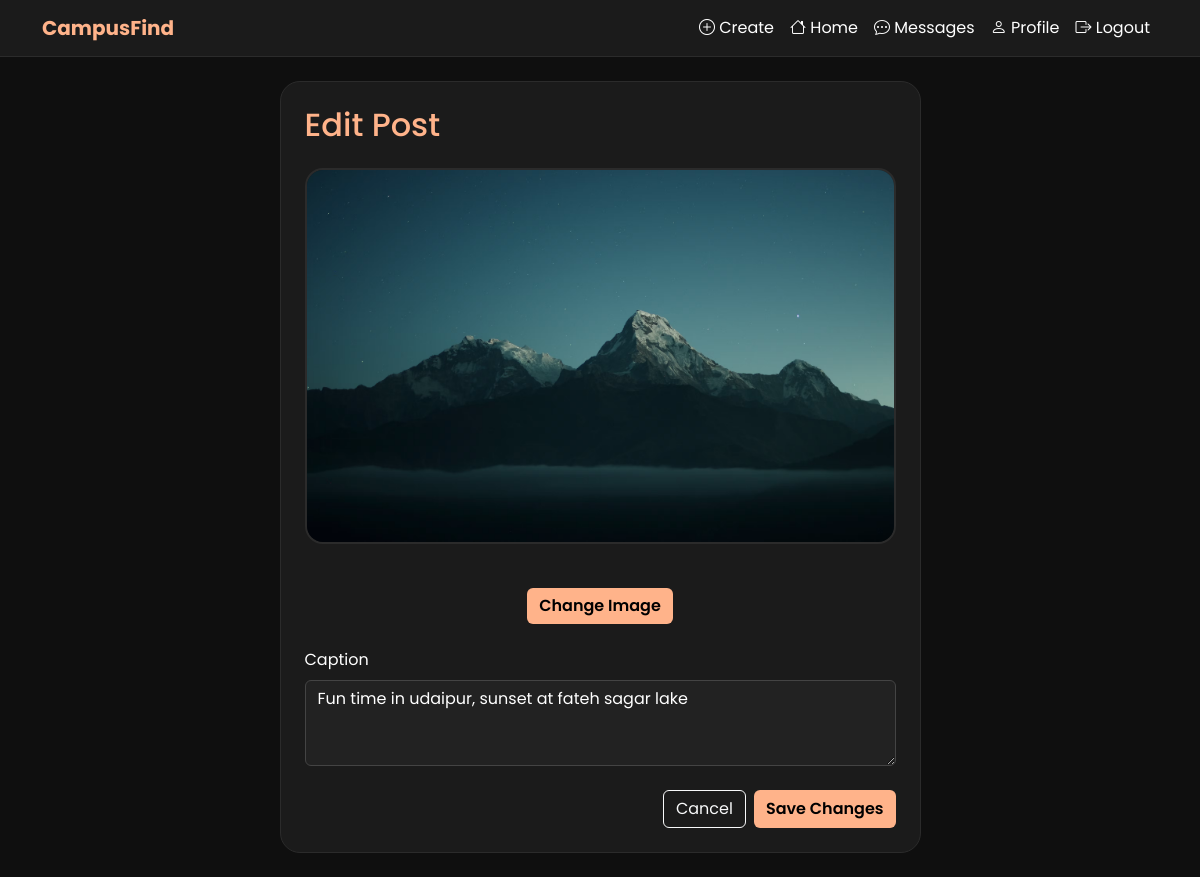
Screenshot of /post/3/edit/ (signed in) with the database file from the repository.
### posts/models.py (models this page shows, shortened)
class Post(models.Model):
    user = models.ForeignKey(
        User,
        on_delete=models.CASCADE,
        related_name="posts"
    )
    image = models.ImageField(
        upload_to="posts/",
    )
    caption = models.TextField(blank=True)
    created_at = models.DateTimeField(auto_now_add=True)
    updated_at = models.DateTimeField(auto_now=True)

### posts/views.py (the view)
# urls.py: path("post/<int:post_id>/edit/", views.edit_post, name="edit-post"),
@login_required
def edit_post(request, post_id):
    post = get_object_or_404(Post, id=post_id)
    if post.user != request.user:
        return HttpResponseForbidden(
            "You are not allowed to edit this post."
        )
    if request.method == "POST":
        form = PostForm(
            request.POST,
            request.FILES,
            instance=post
        )
        if form.is_valid():
            form.save()
            messages.success(
                request,
                "Post updated successfully."
            )
            next_url = request.POST.get("next")
            if next_url:
                return redirect(next_url)
            return redirect("home")
    else:
        form = PostForm(instance=post)
    return render(
        request,
        "posts/edit_post.html",
        {
        'form' : form,
        'post' : post,
        }
    )

### posts/forms.py
class PostForm(forms.ModelForm):
    class Meta:
        model = Post
        fields = [
            "image",
            "caption"
        ]
        widgets = {
            "caption": forms.Textarea(
                attrs={
                    "rows":3,
                    "class":"form-control",
                    "placeholder":"Write a caption..."
                }
            )
        }

### posts/templates/posts/edit_post.html (shortened to what this page needs)
{% extends "base.html" %}
{% block content %}
<div class="row justify-content-center">
<div class="col-lg-7">
<div class="custom-card p-4">
<h2 class="text-peach mb-4">
Edit Post
</h2>
<form
    method="POST"
    enctype="multipart/form-data">
<div class="text-center">
    <img
        src="{{ post.image.url }}"
        id="previewImage"
        class="edit-post-image">
</div>
<div class="text-center my-4">
<button
    type="button"
    class="btn btn-peach"
    id="changeImage">
    Change Image
</button>
</div>
<div class="mb-4">
<label class="form-label">
Caption
</label>
{{ form.caption }}
</div>
<div class="d-flex justify-content-end">
<a
    href="javascript:history.back()"
    class="btn btn-outline-light me-2">
    Cancel
</a>
<button
    class="btn btn-peach">
    Save Changes
</button>
</div>
</form>
</div>
</div>
</div>
{% endblock %}

### static/css/style.css (style rules this page uses)
:root { --bg: #0f0f0f; --card: #1b1b1b; --border: #2b2b2b; --primary: #ffb38a; --primary-hover: #ff9d68; --text: #ffffff; --secondary: #bdbdbd; }
body { font-family: Poppins, sans-serif; background: var(--bg); color: var(--text); }
.text-peach { color: var(--primary); }
.custom-card { background: var(--card); border-radius: 20px; border: 1px solid var(--border); }
.btn-peach { background: var(--primary); color: black; font-weight: 600; border: none; }
.form-control { background: #222; border: 1px solid #444; color: white; }
.edit-post-image { width: 100%; max-height: 550px; object-fit: cover; border-radius: 18px; border: 2px solid var(--border); margin-bottom: 20px; }

### rows the page displays
Post: image (picture), caption "Fun time in udaipur, sunset at fateh sagar lake"
